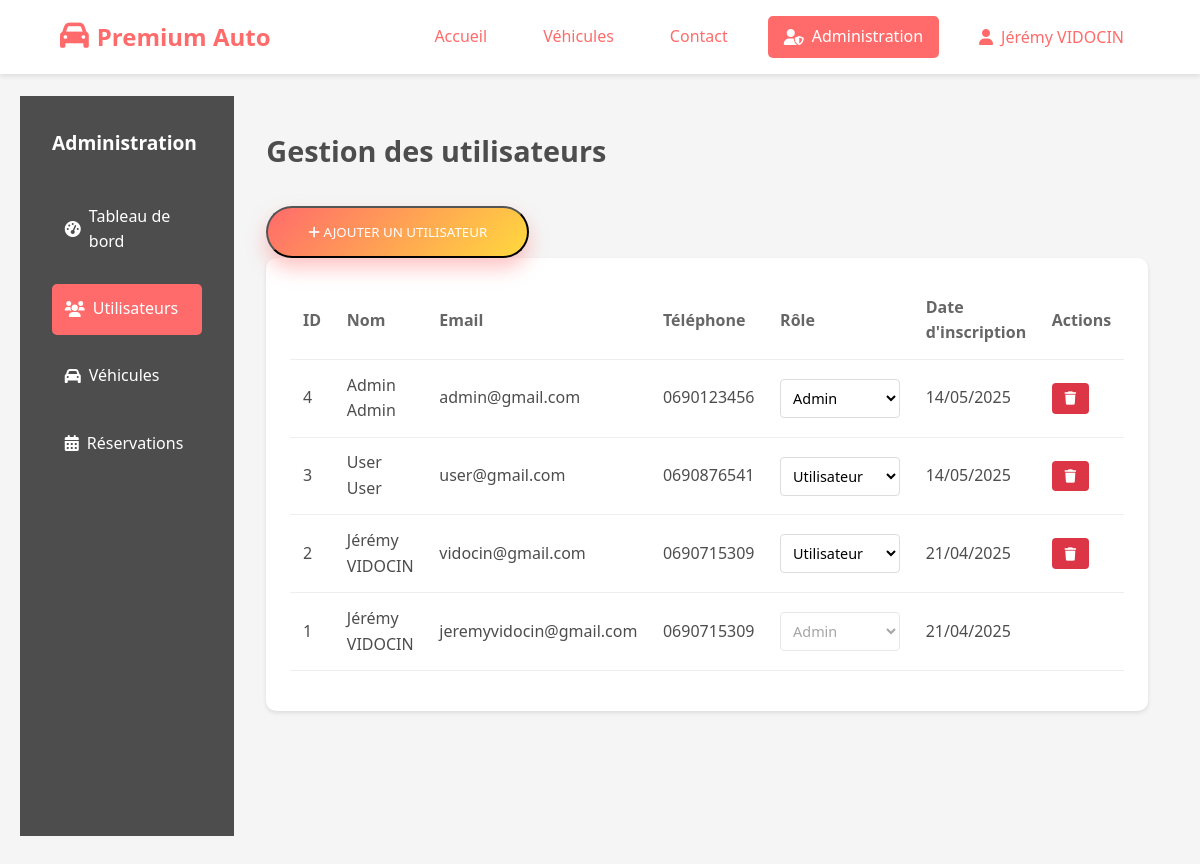
Page /index.php?action=admin&page=users (signed in) on the committed database.
### tables this page shows
CREATE TABLE `users` (
  `id` int(11) NOT NULL,
  `firstname` varchar(50) NOT NULL,
  `lastname` varchar(50) NOT NULL,
  `email` varchar(100) NOT NULL,
  `password` varchar(255) NOT NULL,
  `phone` varchar(20) DEFAULT NULL,
  `address` text DEFAULT NULL,
  `created_at` timestamp NOT NULL DEFAULT current_timestamp(),
  `updated_at` timestamp NOT NULL DEFAULT current_timestamp() ON UPDATE current_timestamp(),
  `role` enum('user','admin') NOT NULL DEFAULT 'user'
);

### controllers/AdminController.php (called while the page is built, shortened)
<?php
class AdminController {
    private $user;
    public function __construct($db) {
        $this->user = new User($db);
        $this->checkAdminAccess();
    }
    private function checkAdminAccess() {
        $this->user->id = $_SESSION['user_id'];
        $userData = $this->user->readOne();
    }
    public function users($page = 1) {
        $limit = 10;
        $users = $this->user->getAllUsers($page, $limit);
        include('./views/admin/users.php');
    }
}

### models/User.php (called while the page is built, shortened)
<?php
class User {
    private $conn;
    private $table_name = "users";
    public $id;
    public function __construct($db) {
        $this->conn = $db;
    }
    public function readOne() {
        $query = "SELECT * FROM " . $this->table_name . " WHERE id = ?";
        $stmt = $this->conn->prepare($query);
        $stmt->execute([$this->id]);
        return $stmt->fetch(PDO::FETCH_ASSOC);
    }
    public function getAllUsers($page = 1, $limit = 10) {
        $offset = ($page - 1) * $limit;
        $query = "SELECT * FROM " . $this->table_name . " ORDER BY created_at DESC LIMIT :limit OFFSET :offset";
        $stmt = $this->conn->prepare($query);
        $stmt->bindValue(':limit', $limit, PDO::PARAM_INT);
        $stmt->bindValue(':offset', $offset, PDO::PARAM_INT);
        $stmt->execute();
        return $stmt->fetchAll(PDO::FETCH_ASSOC);
    }
}

### views/admin/users.php (the view, shortened to what this page needs)
<?php include('./views/layout/header.php'); ?>
<link rel="stylesheet" href="views/admin/admin.css">
<div class="admin-container">
    <div class="admin-sidebar">
        <h3>Administration</h3>
        <nav>
            <a href="index.php?action=admin">
                <i class="fas fa-tachometer-alt"></i> Tableau de bord
            </a>
            <a href="index.php?action=admin&page=users" class="active">
                <i class="fas fa-users"></i> Utilisateurs
            </a>
            <a href="index.php?action=admin&page=cars">
                <i class="fas fa-car"></i> Véhicules
            </a>
            <a href="index.php?action=admin&page=bookings">
                <i class="fas fa-calendar-alt"></i> Réservations
            </a>
        </nav>
    </div>
    <div class="admin-content">
        <div class="admin-header">
            <h1>Gestion des utilisateurs</h1>
            <button class="btn-primary" onclick="location.href='index.php?action=admin&page=users&op=add'">
                <i class="fas fa-plus"></i> Ajouter un utilisateur
            </button>
        </div>
        <div class="admin-card">
            <div class="table-responsive">
                <table>
                    <thead>
                        <tr>
                            <th>ID</th>
                            <th>Nom</th>
                            <th>Email</th>
                            <th>Téléphone</th>
                            <th>Rôle</th>
                            <th>Date d'inscription</th>
                            <th>Actions</th>
                        </tr>
                    </thead>
                    <tbody>
                        <?php foreach ($users as $user): ?>
                        <tr>
                            <td><?php echo htmlspecialchars($user['id']); ?></td>
                            <td><?php echo htmlspecialchars($user['firstname'] . ' ' . $user['lastname']); ?></td>
                            <td><?php echo htmlspecialchars($user['email']); ?></td>
                            <td><?php echo htmlspecialchars($user['phone']); ?></td>
                            <td>
                                <select class="role-select"
                                        data-user-id="<?php echo $user['id']; ?>"
                                        <?php echo ($user['id'] == $_SESSION['user_id']) ? 'disabled' : ''; ?>>
                                    <option value="user" <?php echo $user['role'] === 'user' ? 'selected' : ''; ?>>Utilisateur</option>
                                    <option value="admin" <?php echo $user['role'] === 'admin' ? 'selected' : ''; ?>>Admin</option>
                                </select>
                            </td>
                            <td><?php echo date('d/m/Y', strtotime($user['created_at'])); ?></td>
                            <td>
                                <?php if ($user['id'] != $_SESSION['user_id']): ?>
                                <button class="btn-delete delete-user"
                                        data-user-id="<?php echo $user['id']; ?>">
                                    <i class="fas fa-trash"></i>
                                </button>
                                <?php endif; ?>
                            </td>
                        </tr>
                        <?php endforeach; ?>
                    </tbody>
                </table>
            </div>
        </div>
    </div>
</div>

### public/css/home.css (style rules this page uses)
body { background-color: var(--light-color); font-family: 'Montserrat', 'Helvetica Neue', sans-serif; line-height: 1.6; color: var(--dark-color); }
.btn-primary { display: inline-block; padding: 15px 40px; background: var(--gradient-primary); color: white; text-transform: uppercase; border-radius: 50px; transition: transform 0.3s ease, box-shadow 0.3s ease; box-shadow: 0 10px 20px rgba(255,107,107,0.4); }

### views/admin/admin.css (style rules this page uses)
.admin-container { display: flex; min-height: calc(100vh - 60px); }
.admin-sidebar { width: 250px; background: var(--dark-color); color: white; padding: 2rem; }
.admin-sidebar h3 { margin-bottom: 2rem; font-size: 1.2rem; }
.admin-sidebar nav { display: flex; flex-direction: column; gap: 1rem; }
.admin-sidebar a { color: white; text-decoration: none; padding: 0.8rem; border-radius: 5px; display: flex; align-items: center; gap: 0.5rem; }
.admin-sidebar a:hover, .admin-sidebar a.active { background: var(--primary-color); }
.admin-content { flex: 1; padding: 2rem; background: #f5f5f5; }
.admin-card { background: white; padding: 1.5rem; border-radius: 10px; box-shadow: 0 2px 4px rgba(0,0,0,0.1); margin-bottom: 1.5rem; }
table { width: 100%; border-collapse: collapse; margin-bottom: 1rem; }
th, td { padding: 0.8rem; text-align: left; border-bottom: 1px solid #eee; }
th { font-weight: 600; color: #666; }
.btn-delete { background: #dc3545; color: white; border: none; padding: 0.4rem 0.8rem; border-radius: 4px; cursor: pointer; transition: background-color 0.2s; }
.role-select { padding: 0.5rem; border: 1px solid #ddd; border-radius: 4px; background: white; width: 120px; font-size: 0.9rem; }
h1 { margin-bottom: 2rem; color: var(--dark-color); font-size: 1.8rem; }

### views/layout/header.php (style rules this page uses)
:root { --primary-color: #FF6B6B; --secondary-color: #FFD93D; --accent-color: #6BCB77; --dark-color: #4D4D4D; --light-color: #F7FFF7; --light-gray: #f5f5f5; --gradient-primary: linear-gradient(135deg, #FF6B6B 0%, #FFD93D 100%); --gradient-secondary: linear-gradient(135deg, #6BCB77 0%, #4ECDC4 100%); --shadow-primary: 0 10px 20px rgba(255,107,107,0.3); --shadow-secondary: 0 15px 30px rgba(255,217,61,0.3); }
* { margin: 0; padding: 0; box-sizing: border-box; font-family: 'Segoe UI', Tahoma, Geneva, Verdana, sans-serif; }
body { font-family: 'Segoe UI', Tahoma, Geneva, Verdana, sans-serif; line-height: 1.6; background-color: var(--light-gray); color: var(--dark-color); }

### rows in the picture
users: id "4", firstname+lastname "Admin Admin", email "admin@gmail.com", phone "0690123456", role+id "Admin", created_at "14/05/2025"
users: id "3", firstname+lastname "User User", email "user@gmail.com", phone "0690876541", role+id "Utilisateur", created_at "14/05/2025"
users: id "2", firstname+lastname "Jérémy VIDOCIN", email "vidocin@gmail.com", phone "0690715309", role+id "Utilisateur", created_at "21/04/2025"
users: id "1", firstname+lastname "Jérémy VIDOCIN", email "jeremyvidocin@gmail.com", phone "0690715309", role+id "Admin", created_at "21/04/2025"

### other values in the picture
$_SESSION['user_name'] "Jérémy VIDOCIN"
